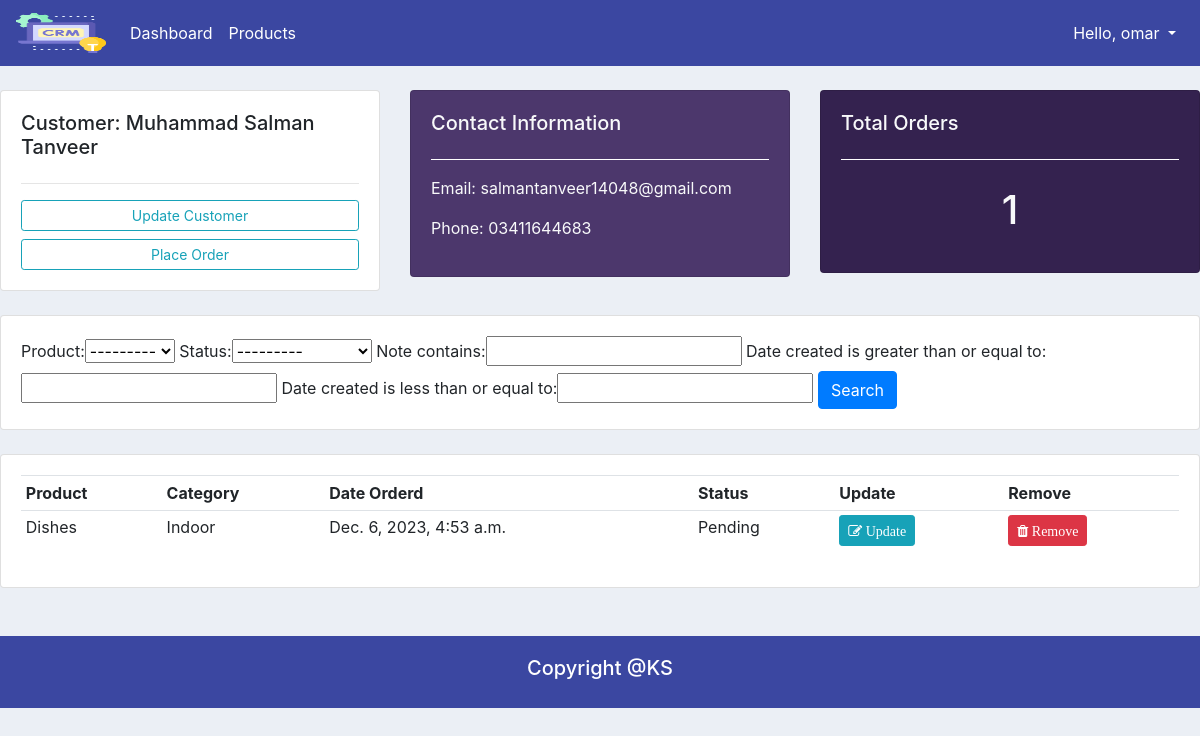
Screenshot of /customer/4/ (signed in) with the database file from the repository.
### accounts/models.py (models this page shows, shortened)
class Customer(models.Model):
    user = models.OneToOneField(User, null=True, blank=True, on_delete=models.CASCADE) # one to one relationships(one customer can have one user and one user can have one customer)
    name = models.CharField(max_length=200, null=True)
    phone = models.CharField(max_length=200, null=True)
    email = models.CharField(max_length=200, null=True)
    profile_pic = models.ImageField(default="profile1.png", null=True, blank=True)
    date_created = models.DateTimeField(auto_now_add=True, null=True)

class Order(models.Model):
    STATUS = (
        ('Pending', 'Pending'),
        ('Out for delivery', 'Out for delivery'),
        ('Delivered', 'Delivered'),
    )
    customer = models.ForeignKey(Customer, null=True, on_delete=models.SET_NULL) # one to many relationships
    product = models.ForeignKey(Product, null=True, on_delete=models.SET_NULL) # one to many relationships
    date_created = models.DateTimeField(auto_now_add=True, null=True)
    status = models.CharField(max_length=200, null=True, choices=STATUS)
    note = models.CharField(max_length=1000, null=True) # for custom Search

class Product(models.Model):
    CATEGORY = (
        ('Indoor', 'Indoor'),
        ('Out Door', 'Out Door'),
    )
    name = models.CharField(max_length=200, null=True)
    price = models.FloatField(null=True)
    category = models.CharField(max_length=200, null=True, choices=CATEGORY)
    description = models.CharField(max_length=200, null=True, blank=True)
    date_created = models.DateTimeField(auto_now_add=True, null=True)
    tags = models.ManyToManyField(Tag) # Many to Many relationships
    def __str__(self):
        return self.name

### accounts/decorators.py (the view)
        def wrapper_func(request, *args, **kwargs):
            group = None
            if request.user.groups.exists():
                group = request.user.groups.all()[0].name # index it first one by [0]
            if group in allowed_roles:     # [] admin/staff/customer what ever it is.
                return view_func(request, *args, **kwargs)
            else:
                return HttpResponse('You are not authorized to view this page')

### accounts/views.py (called while the page is built)
@login_required(login_url='login')
@allowed_users(allowed_roles=['admin']) # we can add more like - ['admin', 'staff', etc]
def customer(request, pk):
    customer = Customer.objects.get(id=pk)
    orders = customer.order_set.all()  # order_set means customers child order from model fields
    order_count = orders.count()
    myFilter = OrderFilter(request.GET, queryset=orders)
    orders = myFilter.qs
    context = {
        'customer':customer,
        'orders':orders,
        'order_count':order_count,
        'myFilter':myFilter
    }
    return render(request, 'accounts/customer.html', context)

### accounts/templates/accounts/customer.html
{%  extends 'accounts/main.html' %}
{% load bootstrap4 %}
{% block content %}
	<br>
<div class="row">
	<div class="col-md">
		<div class="card card-body">
			<h5>Customer: {{ customer.name }}</h5>
			<hr>
			<a class="btn btn-outline-info  btn-sm btn-block" href="">Update Customer</a>
			<a class="btn btn-outline-info  btn-sm btn-block" href="{% url 'createOrder' customer.id %}">Place Order</a>
		</div>
	</div>
	<div class="col-md">
		<div class="card card-body text-light" style="background-color: #4c376c;">
			<h5>Contact Information</h5>
			<hr style="border-color: #ffffff;">
			<p>Email: {{ customer.email }}</p>
			<p>Phone: {{ customer.phone }}</p>
		</div>
	</div>
	<div class="col-md">
		<div class="card card-body text-light" style="background-color: #34224f;">
			<h5>Total Orders</h5>
			<hr style="border-color: #ffffff;">
			<h1 style="text-align: center;padding: 10px">{{ order_count }}</h1>
		</div>
	</div>
</div>
<br>
<div class="row">
	<div class="col">
		<div class="card card-body">
			<form method="get">
					{{ myFilter.form }}
		    <button class="btn btn-primary" type="submit">Search</button>
		  </form>
		</div>
	</div>
</div>
<br>
<div class="row">
	<div class="col-md">
		<div class="card card-body">
			<table class="table table-sm">
				<tr>
					<th>Product</th>
					<th>Category</th>
					<th>Date Orderd</th>
					<th>Status</th>
					<th>Update</th>
					<th>Remove</th>
				</tr>
				{% for order in orders %}
					<tr>
						<td>{{ order.product }}</td>
						<td>{{ order.product.category }}</td>
						<td>{{ order.date_created }}</td>
						<td>{{ order.status }}</td>
						<td><a class="btn btn-sm btn-info" href="{% url 'updateOrder' order.id %}"><i class="fa fa-edit"> Update</i></a></td>
						<td><a class="btn btn-sm btn-danger" href="{% url 'delete_order' order.id %}"><i class="fa fa-trash"> Remove</i></a></td>
					</tr>
				{% endfor %}
			</table>
		</div>
	</div>
</div>
{% endblock %}

### accounts/templates/accounts/navbar.html (shortened to what this page needs)
{% load static %}
{% load qr_code %}
<nav class="navbar navbar-expand-lg navbar-dark" style="background-color: #3B47A1;">
  <a class="navbar-brand" href="{% url 'home' %}">
    <img src="{% static 'images/logo.png' %}" width="90" height="40" alt="">
  </a>
  <div class="collapse navbar-collapse" id="navbarSupportedContent">
    <ul class="navbar-nav mr-auto">
      {% if request.user.is_staff %}
      <li class="nav-item active">
        <a class="nav-link" href="{% url 'home' %}">Dashboard</a>
      </li>
      <li class="nav-item active">
        <a class="nav-link" href="{% url 'products' %}">Products</a>
      </li>
      {% else %}
      <li class="nav-item active">
        <a class="nav-link" href="{% url 'account' %}">Settings</a>
      </li>
      {% endif %}
    </ul>
    <ul class="navbar-nav">
      <li class="nav-item dropdown">
        <a class="nav-link dropdown-toggle" href="#" id="navbarDropdown" role="button" data-toggle="dropdown"
          aria-haspopup="true" aria-expanded="false" style="color: #fff;">
          Hello, {{request.user}}
        </a>
      </li>
    </ul>
  </div>
</nav>

### static/css/main.css (style rules this page uses)
body { background-color: #ebeff5; }

### rows the page displays
Customer: name "Muhammad Salman Tanveer", email "salmantanveer14048@gmail.com", phone "03411644683"
Order: product "Dishes", product.category "Indoor", date_created "Dec. 6, 2023, 4:53 a.m.", status "Pending"

### other values shown
{{ request.user }} "omar"
{{ order_count }} "1"
